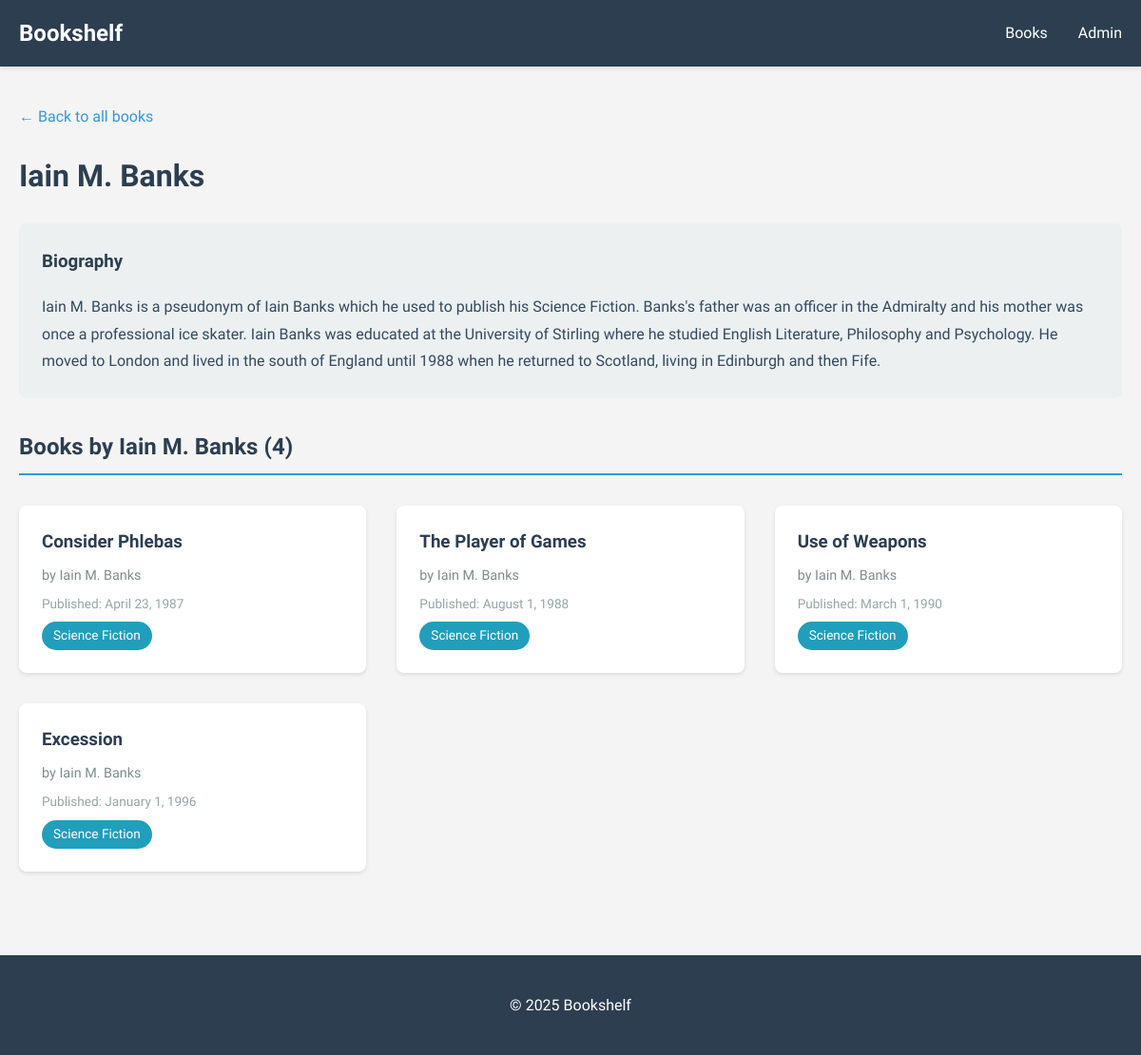
The app's page /authors/iain-m-banks/ with its own data.
### bookshelf/models.py (models this page shows, shortened)
class Author(models.Model):
    name = models.CharField(max_length=200)
    bio = models.TextField()
    slug = models.SlugField(max_length=200, unique=True)
    class Meta:
        ordering = ['name']

class Book(models.Model):
    title = models.CharField(max_length=200)
    slug = models.SlugField(max_length=200, unique=True)
    summary = models.TextField()
    published_date = models.DateField()
    author = models.ForeignKey(Author, on_delete=models.CASCADE, related_name='books')
    genres = models.ManyToManyField(Genre, related_name='books')
    class Meta:
        ordering = ['published_date']

class Genre(models.Model):
    name = models.CharField(max_length=100)
    slug = models.SlugField(max_length=100, unique=True)
    class Meta:
        ordering = ['name']

### bookshelf/views.py (the view)
# urls.py: path('authors/<slug:slug>/', views.author_detail, name='author_detail'),
def author_detail(request, slug):
    author = get_object_or_404(Author, slug=slug)
    return render(request, 'bookshelf/author_detail.html', {'author': author})

### bookshelf/templates/bookshelf/author_detail.html (shortened to what this page needs)
{% extends 'bookshelf/base.html' %}
{% block content %}
<a href="{% url 'book_list' %}" class="back-link">&larr; Back to all books</a>
<div class="author-detail">
    <h1>{{ author.name }}</h1>
    <div class="author-bio">
        <h3>Biography</h3>
        <p>{{ author.bio }}</p>
    </div>
    <div class="author-books">
        <h2>Books by {{ author.name }} ({{ author.books.count }})</h2>
        {% if author.books.all %}
        <div class="books-grid">
            {% for book in author.books.all %}
                {% include 'bookshelf/includes/book_card.html' %}
            {% endfor %}
        </div>
        {% else %}
        <p class="no-books">No books available for this author yet.</p>
        {% endif %}
    </div>
</div>
{% endblock %}

### bookshelf/templates/bookshelf/base.html (shortened to what this page needs)
<!DOCTYPE html>
<html lang="en">
  <head>
  </head>
  <body>
    {% include 'bookshelf/includes/nav.html' %}
    <main>
      <div class="container">{% block content %}{% endblock %}</div>
    </main>
    {% include 'bookshelf/includes/footer.html' %}
  </body>
</html>

### bookshelf/templates/bookshelf/includes/nav.html (shortened to what this page needs)
<nav>
  <div class="container">
    <a href="{% url 'book_list' %}" class="logo">Bookshelf</a>
    <ul>
      <li><a href="{% url 'book_list' %}">Books</a></li>
      <li><a href="/admin/">Admin</a></li>
    </ul>
  </div>
</nav>

### bookshelf/templates/bookshelf/includes/book_card.html (shortened to what this page needs)
<div class="book-card">
  <h3><a href="{% url 'book_detail' book.slug %}">{{ book.title }}</a></h3>
  <p class="author">
    by
    <a href="{% url 'author_detail' book.author.slug %}"
      >{{ book.author.name }}</a
    >
  </p>
  <p class="published-date">
    Published: {{ book.published_date|date:"F j, Y" }}
  </p>
  <div class="genres">
    {% for genre in book.genres.all %}
    <a href="{% url 'genre_detail' genre.slug %}" class="genre-tag"
      >{{ genre.name }}</a
    >
    {% endfor %}
  </div>
</div>

### bookshelf/templates/bookshelf/includes/footer.html (shortened to what this page needs)
<footer>
  <div class="container">
    <p>&copy; 2025 Bookshelf<Projec/p></p>
  </div>
</footer>

### bookshelf/templates/bookshelf/includes/nav.html (style rules this page uses)
nav { background-color: #2c3e50; color: white; padding: 1rem 0; box-shadow: 0 2px 5px rgba(0, 0, 0, 0.1); }
nav .container { display: flex; justify-content: space-between; align-items: center; }
nav .logo { font-size: 1.5rem; font-weight: bold; color: white; text-decoration: none; }
nav ul { list-style: none; display: flex; gap: 2rem; }
nav a { color: white; text-decoration: none; transition: color 0.3s; }

### bookshelf/templates/bookshelf/includes/book_card.html (style rules this page uses)
.book-card { background: white; border-radius: 8px; padding: 1.5rem; box-shadow: 0 2px 4px rgba(0, 0, 0, 0.1); transition: transform 0.3s, box-shadow 0.3s; }
.book-card h3 { margin-bottom: 0.5rem; color: #2c3e50; }
.book-card h3 a { color: #2c3e50; text-decoration: none; }
.book-card .author { color: #7f8c8d; font-size: 0.9rem; margin-bottom: 0.5rem; }
.book-card .author a { color: #7f8c8d; text-decoration: none; }
.book-card .genres { display: flex; flex-wrap: wrap; gap: 0.5rem; margin-top: 0.5rem; }
.book-card .genre-tag { background-color: #219ebc; color: white; padding: 0.25rem 0.75rem; border-radius: 15px; font-size: 0.85rem; text-decoration: none; transition: background-color 0.3s; }
.book-card .published-date { color: #95a5a6; font-size: 0.85rem; margin-top: 0.5rem; }

### bookshelf/templates/bookshelf/includes/footer.html (style rules this page uses)
footer { background-color: #2c3e50; color: white; padding: 2rem 0; margin-top: 3rem; text-align: center; }
footer p { margin: 0.5rem 0; }

### records on screen
Author: name "Iain M. Banks", bio "Iain M. Banks is a pseudonym of Iain Banks which he used to publish his Science Fiction. Banks's father was an officer in the Admiralty and his mother was once a professional ice skater. Iain Banks was educated at the University of Stirling where he studied English Literature, Philosophy and Psychology. He moved to London and lived in the south of England until 1988 when he returned to Scotland, living in Edinburgh and then Fife.", books.count "4"
Book: title "Consider Phlebas", author.name "Iain M. Banks", published_date "April 23, 1987"
Genre: name "Science Fiction"
Book: title "The Player of Games", author.name "Iain M. Banks", published_date "August 1, 1988"
Book: title "Use of Weapons", author.name "Iain M. Banks", published_date "March 1, 1990"
Book: title "Excession", author.name "Iain M. Banks", published_date "January 1, 1996"
